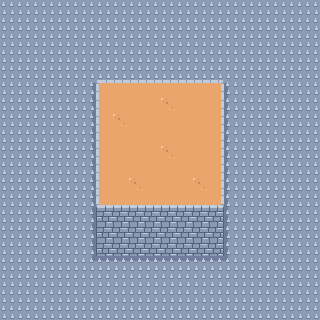

The image is a tile-based game level rendered from a .tmx file. Its description and complete source (layers, tilesets, objects, tile grids) follow:
An orthogonal 20x20 tile map with 16x16 px tiles, 1 tile layer (Tile Layer 1).

<map version="1.9" tiledversion="1.9.2" orientation="orthogonal" renderorder="right-down" width="20" height="20" tilewidth="16" tileheight="16" infinite="0" nextlayerid="2" nextobjectid="1">
 <tileset firstgid="1" source="arena_tileset.tsx" />
 <layer id="1" name="Tile Layer 1" width="20" height="20">
  <data encoding="csv">
16,16,16,16,16,16,16,16,16,16,16,16,16,16,16,16,16,16,16,16,
16,16,16,16,16,16,16,16,16,16,16,16,16,16,16,16,16,16,16,16,
16,16,16,16,16,16,16,16,16,16,16,16,16,16,16,16,16,16,16,16,
16,16,16,16,16,16,16,16,16,16,16,16,16,16,16,16,16,16,16,16,
16,16,16,16,16,16,16,16,16,16,16,16,16,16,16,16,16,16,16,16,
16,16,16,16,16,1,2,3,3,3,3,3,3,4,5,16,16,16,16,16,
16,16,16,16,16,6,7,8,8,8,11,8,8,9,10,16,16,16,16,16,
16,16,16,16,16,6,7,11,8,8,8,8,8,9,10,16,16,16,16,16,
16,16,16,16,16,6,7,8,8,8,8,8,8,9,10,16,16,16,16,16,
16,16,16,16,16,6,7,8,8,8,11,8,8,9,10,16,16,16,16,16,
16,16,16,16,16,6,7,8,8,8,8,8,8,9,10,16,16,16,16,16,
16,16,16,16,16,6,7,8,11,8,8,8,11,9,10,16,16,16,16,16,
16,16,16,16,16,6,12,13,13,13,13,13,13,14,10,16,16,16,16,16,
16,16,16,16,16,6,17,18,18,18,18,18,18,19,10,16,16,16,16,16,
16,16,16,16,16,6,17,18,18,18,18,18,18,19,10,16,16,16,16,16,
16,16,16,16,16,6,17,18,18,18,18,18,18,19,10,16,16,16,16,16,
16,16,16,16,16,21,23,23,23,23,23,23,23,23,25,16,16,16,16,16,
16,16,16,16,16,16,16,16,16,16,16,16,16,16,16,16,16,16,16,16,
16,16,16,16,16,16,16,16,16,16,16,16,16,16,16,16,16,16,16,16,
16,16,16,16,16,16,16,16,16,16,16,16,16,16,16,16,16,16,16,16
</data>
 </layer>
</map>